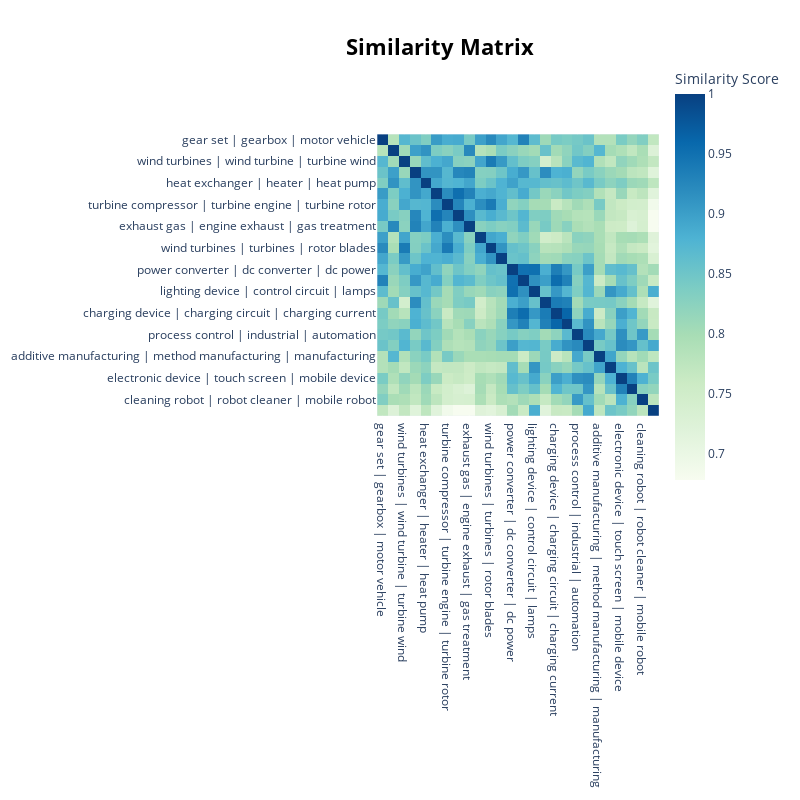

Write notebook code for a chart like this one.
### Code cell
topic_model.visualize_heatmap(top_n_topics=26, n_clusters=3, custom_labels=True)

### Figure 1 — Plotly figure (JSON) as saved in the notebook; plotly's stock layout.template omitted (floating-point values rounded to 4 significant figures; data arrays with more than 128 entries replaced by an {"elided": "..."} marker saying what was removed)
{"data": [{"coloraxis": "coloraxis", "hovertemplate": "x: %{x}<br>y: %{y}<br>Similarity Score: %{z}<extra></extra>", "name": "0", "type": "heatmap", "x": ["gear set | gearbox | motor vehicle", "filter cartridge | sludge | cartridge", "wind turbines | wind turbine | turbine wind", "fuel cell | cell fuel | fuel gas", "heat exchanger | heater | heat pump", "combustion engine | combustion engines | combustion chamber", "turbine compressor | turbine engine | turbine rotor", "fuel injector | fuel injectors | fuel pump", "exhaust gas | engine exhaust | gas treatment", "control aircraft | flight control | aircraft flight", "wind turbines | turbines | rotor blades", "ship propulsion | ships | marine vessel", "power converter | dc converter | dc power", "electric vehicle | electric vehicles | power storage", "lighting device | control circuit | lamps", "ion battery | battery pack | battery cell", "charging device | charging circuit | charging current", "charging discharging | battery module | battery pack", "process control | industrial | automation", "power grid | electric power | power generation", "additive manufacturing | method manufacturing | manufacturing", "light emitting | emitting device | light source", "electronic device | touch screen | mobile device", "transceiver | communication device | wireless", "cleaning robot | robot cleaner | mobile robot", "lighting control | lighting systems | lighting unit"], "xaxis": "x", "y": ["gear set | gearbox | motor vehicle", "filter cartridge | sludge | cartridge", "wind turbines | wind turbine | turbine wind", "fuel cell | cell fuel | fuel gas", "heat exchanger | heater | heat pump", "combustion engine | combustion engines | combustion chamber", "turbine compressor | turbine engine | turbine rotor", "fuel injector | fuel injectors | fuel pump", "exhaust gas | engine exhaust | gas treatment", "control aircraft | flight control | aircraft flight", "wind turbines | turbines | rotor blades", "ship propulsion | ships | marine vessel", "power converter | dc converter | dc power", "electric vehicle | electric vehicles | power storage", "lighting device | control circuit | lamps", "ion battery | battery pack | battery cell", "charging device | charging circuit | charging current", "charging discharging | battery module | battery pack", "process control | industrial | automation", "power grid | electric power | power generation", "additive manufacturing | method manufacturing | manufacturing", "light emitting | emitting device | light source", "electronic device | touch screen | mobile device", "transceiver | communication device | wireless", "cleaning robot | robot cleaner | mobile robot", "lighting control | lighting systems | lighting unit"], "yaxis": "y", "z": {"elided": "26x26 float values"}}], "layout": {"coloraxis": {"colorbar": {"title": {"text": "Similarity Score"}}, "colorscale": [[0, "rgb(247,252,240)"], [0.125, "rgb(224,243,219)"], [0.25, "rgb(204,235,197)"], [0.375, "rgb(168,221,181)"], [0.5, "rgb(123,204,196)"], [0.625, "rgb(78,179,211)"], [0.75, "rgb(43,140,190)"], [0.875, "rgb(8,104,172)"], [1, "rgb(8,64,129)"]]}, "height": 800, "hoverlabel": {"bgcolor": "white", "font": {"family": "Rockwell", "size": 16}}, "legend": {"title": {"text": "Trend"}}, "margin": {"t": 60}, "showlegend": true, "title": {"font": {"color": "Black", "size": 22}, "text": "<b>Similarity Matrix</b>", "x": 0.55, "xanchor": "center", "y": 0.95, "yanchor": "top"}, "width": 800, "xaxis": {"anchor": "y", "constrain": "domain", "domain": [0, 1], "scaleanchor": "y"}, "yaxis": {"anchor": "x", "autorange": "reversed", "constrain": "domain", "domain": [0, 1]}}}
